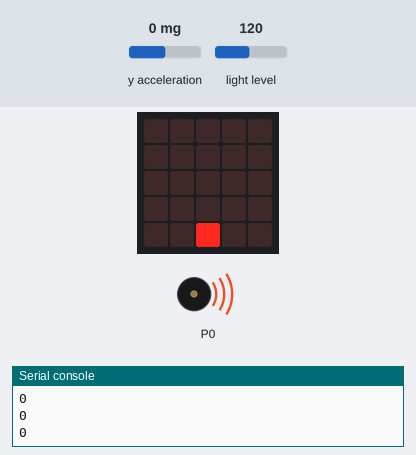
Recording of a program running on a simulated BBC micro:bit (MakeCode). Parts: the board's 5×5 LED display, buzzer (waves = sounding), the last lines printed to the serial console. The inputs (shaded band) are chosen by the test bench; at power-on: y acceleration 0 mg, light level 120.

Above: at 1.2 s.
1.3 s: y acceleration set to -750 mg
At 2.26 s:
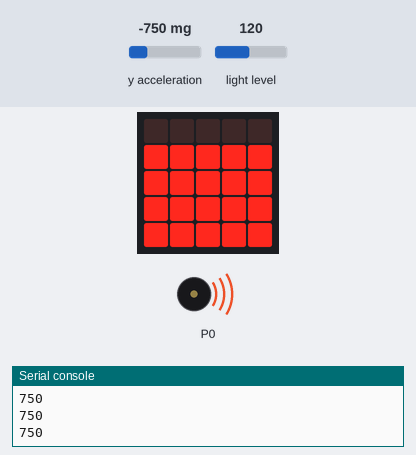
3.5 s: y acceleration set to -1440 mg
At 3.68 s:
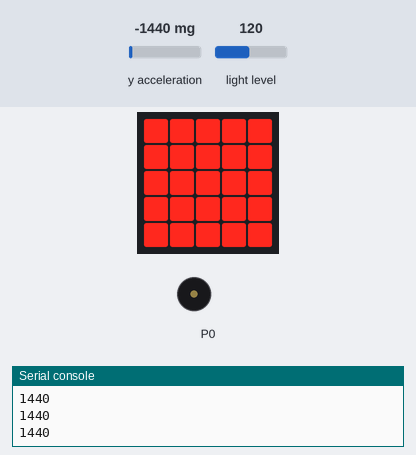
6.0 s: y acceleration set to 0 mg
At 6.4 s:
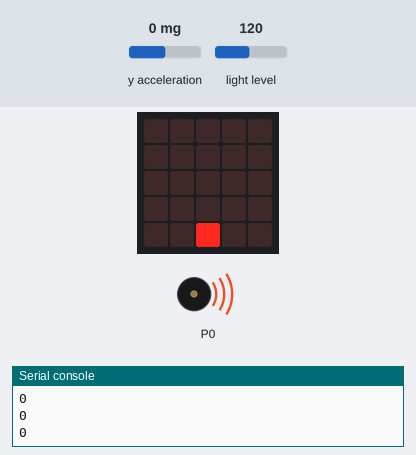
9.0 s: y acceleration set to 750 mg
At 9.53 s:
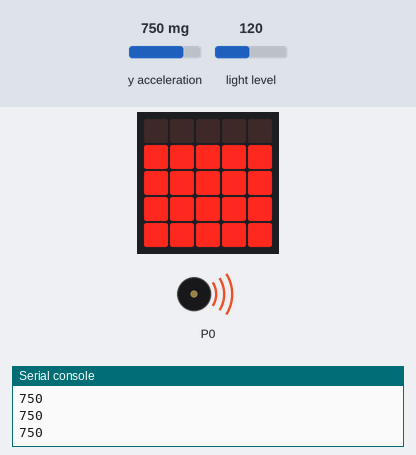
11.5 s: y acceleration set to 1440 mg
At 12.35 s:
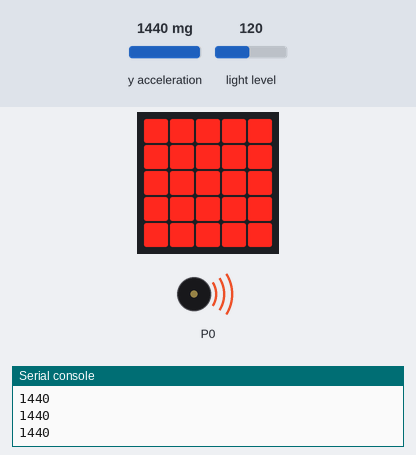
Timing chart, 0 to 15.5 s (numbered marks = the images above; inputs shaded):
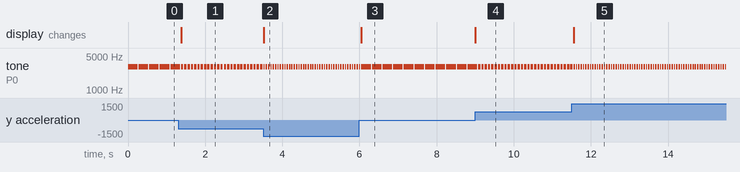

Measured:
- after the input at 1.3 s, tone on P0: alternates 3000 Hz for 0.06 s and silent for 0.03 s, starting after 0.14 s; the display: changes after 0.08 s (image 1)
- after the input at 3.5 s, tone on P0: alternates 3000 Hz for 0.04 s and silent for 0.03 s, starting after 0.11 s; the display: changes at once (image 2)
- after the input at 6.0 s, tone on P0: alternates 3000 Hz for 0.25 s and silent for 0.03 s, starting after 0.30 s; the display: changes after 0.05 s (image 3)
- after the input at 9.0 s, tone on P0: alternates 3000 Hz for 0.06 s and silent for 0.03 s, starting after 0.14 s; the display: changes at once (image 4)
- after the input at 11.5 s, tone on P0: alternates 3000 Hz for 0.04 s and silent for 0.03 s, starting after 0.15 s; the display: changes after 0.05 s (image 5)
- by itself, tone on P0: alternates 3000 Hz for 0.25 s and silent for 0.03 s

The program:

main.ts
```typescript
basic.forever(function () {
    music.setTempo(pins.map(
        Math.abs(input.acceleration(Dimension.Y)),
        0,
        1023,
        60,
        320
    ))
    music.playTone(input.lightLevel() * 25, music.beat(BeatFraction.Quarter))
})
basic.forever(function () {
    led.plotBarGraph(
        Math.abs(input.acceleration(Dimension.Y)),
        1023
    )
})
```

test.ts
```typescript
// tests go here; this will not be compiled when this package is used as a library
```
